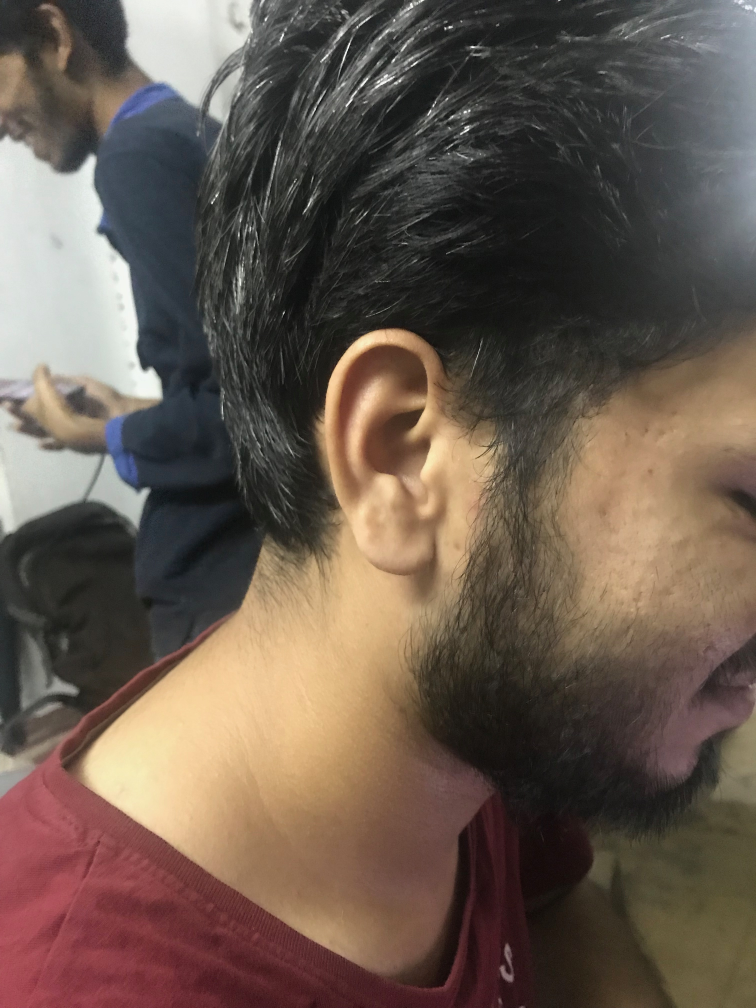
#> input picture IMG_1423.jpeg, 3024 x 4032 px (shown at 1/4 size); its folder holds only this picture in this run
$ python -i Final.py   (imports and definitions only)   (older library calls are emulated)
#> lines starting #> are read from the running program, lines starting #| are printed output that depends on the picture
import sys
import os
import logging
import numpy as np
import matplotlib.cm as cm
import matplotlib.pyplot as plt
sys.path.append ("..")
from PIL import Image


def read_images ( path , sz = None ):
 c = 0
 X ,y = [] , []
 for dirname , dirnames , filenames in os.walk(path):
   for subdirname in dirnames:
     subject_path = os.path.join(dirname, subdirname)
     for filename in os.listdir(subject_path):
       try :
         im = Image.open(os.path.join(subject_path , filename ))

         im = im.convert ("L")
         # resize to given size (if given )
         if ( sz is not None ):
           im = im.resize(sz, Image.ANTIALIAS )

         X.append(np.asarray(im, dtype = np.uint8))
         tmp=subdirname.split("_")
         y.append(int(tmp[0]))

         #y.append(c)
       except IOError as e:
          errno, strerror = e.args
          print ("I/O error({0}): {1}".format(errno, strerror))
       except :
         print ("Unexpected error:", sys.exc_info()[0])
         raise
     c = c+1
     #print (X)
 return [X , y]


'''def read_images ( path , sz = None ):
 c = 0
 X ,y = [] , []
 for dirname , dirnames , filenames in os.walk(path):
   for subdirname in dirnames:
     subject_path = os.path.join(dirname, subdirname)
     for filename in os.listdir(subject_path):
       try :
         im = Image.open(os.path.join(subject_path , filename ))

         im = im.convert ("L")
         # resize to given size (if given )
         if ( sz is not None ):
           im = im.resize(sz, Image.ANTIALIAS )

         X.append(np.asarray(im, dtype = np.uint8))
         y.append(c)
       except IOError :

          print ("I/O error({0}): {1}".format(errno, strerror))
       except :
         print ("Unexpected error:", sys.exc_info()[0])
         raise
     c = c+1
     #print (X)
 return [X , y]
'''


def asRowMatrix (X) :
    if len (X) == 0:
        return np . array ([])
    mat = np.empty((0 , X [0]. size ), dtype = X [0].dtype)
    for row in X:
        mat = np.vstack((mat,np.asarray(row).reshape (1 , -1)))
    return mat


# [35 lines left out: functions asColumnMatrix, project, reconstruct, normalize, not called in this run]


def create_font(fontname ='Tahoma ', fontsize =10) :
   return { 'fontname': fontname , 'fontsize': fontsize }

# [19 lines left out: function subplot, not called in this run]


class AbstractDistance ( object ):
     def __init__ ( self , name ):
       self . _name = name
     def __call__ ( self ,p ,q):
       raise NotImplementedError (" Every AbstractDistance must implement the __call__method .")
     @property
     def name ( self ) :
       return self . _name


     def __repr__ ( self ) :
       return self . _name

class EuclideanDistance ( AbstractDistance ) :

    def __init__ ( self ) :
        AbstractDistance . __init__ ( self ," EuclideanDistance ")

    # [4 lines left out: function __call__, not called in this run]


class CosineDistance ( AbstractDistance ):

    def __init__ ( self ) :
        AbstractDistance . __init__ ( self ," CosineDistance ")

    # [4 lines left out: function __call__, not called in this run]


class BaseModel ( object ):
  # [8 lines left out: function __init__, not called in this run]
  def compute ( self , X , y):
      raise NotImplementedError (" Every BaseModel must implement the compute method .")
  # [25 lines left out: function predict, not called in this run]


class EigenfacesModel ( BaseModel ):
    # [65 lines left out: functions __init__, compute, pca, lda, not called in this run]


def fisherfaces (X ,y , num_components =0) :
    y = np . asarray (y)
    [n , d] = X . shape
    c = len ( np . unique (y ))
    [ eigenvalues_pca , eigenvectors_pca , mu_pca ] = pca (X , y , (n -c ))
    [ eigenvalues_lda , eigenvectors_lda ] = lda ( project ( eigenvectors_pca , X , mu_pca ) , y ,
                                                                                        num_components )
    eigenvectors = np . dot ( eigenvectors_pca , eigenvectors_lda )
    return [ eigenvalues_lda , eigenvectors , mu_pca ]


class FisherfacesModel ( BaseModel ):

    # [11 lines left out: functions __init__, compute, not called in this run]


def LdaAnalysis(CropImg) :


    [X , y] = read_images (r"C:\Users\kshit\Anaconda3\envs\tf_gpu\Lib\site-packages\tensorflow\models\research\deeplab\facerec-master\py\facerec\data\images",(150,150))
    [D , W , mu ] = fisherfaces ( asRowMatrix (X) , y)

    namelist =['AAKASH', 'KSHITIJ', 'MIHIR', 'SHREYAS', 'UJWAL', 'SHUBHANGI', 'AAYUSH', 'ADITYA', 'AKSHAY', 'AMAN', 'ANKIT', 'KUMAR', 'GANESH',
               'HARSHAL', 'MANISH', 'NIKHIL','NISHANT','PRANAV','PRANCHIT','PRASAD','PUSHKAR','RAMTEKE','RAUT','SANKET','SAURABH','SHUBHAM','SITESH']


    model = FisherfacesModel ( X [:] , y [:])


    #[X1 , y1] = read_images(r"C:\Users\kshit\Desktop\facerec-master\py\facerec\data\imagestest",(150,150))
    CropImg = CropImg.convert("L")
    CropImg = CropImg.resize((150,150), Image.ANTIALIAS)

    CropImg = np.asarray(CropImg,dtype = np.uint8)

    predic = model.predict(CropImg)
    if predic == 100 :
        return "The Person is not in the database"

    else :
        return "The person in image is {}".format(namelist[predic])


>>> import cv2
>>> picture = cv2.imread('IMG_1423.jpeg', cv2.IMREAD_GRAYSCALE)
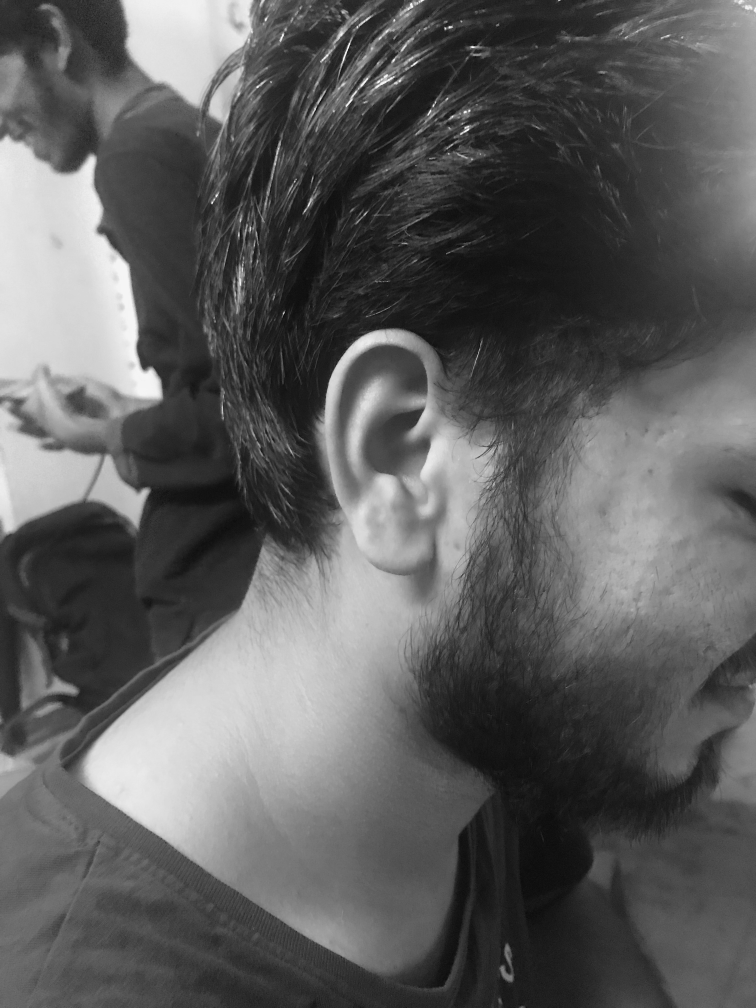
#> picture: shape (4032, 3024) (shown at 1/4 size); min 0, max 254, mean 92.8
>>> result = LdaAnalysis(picture)
#> (the run stopped early here; a loop or call above may not have finished)

$ run again, on IMG_1772.jpeg
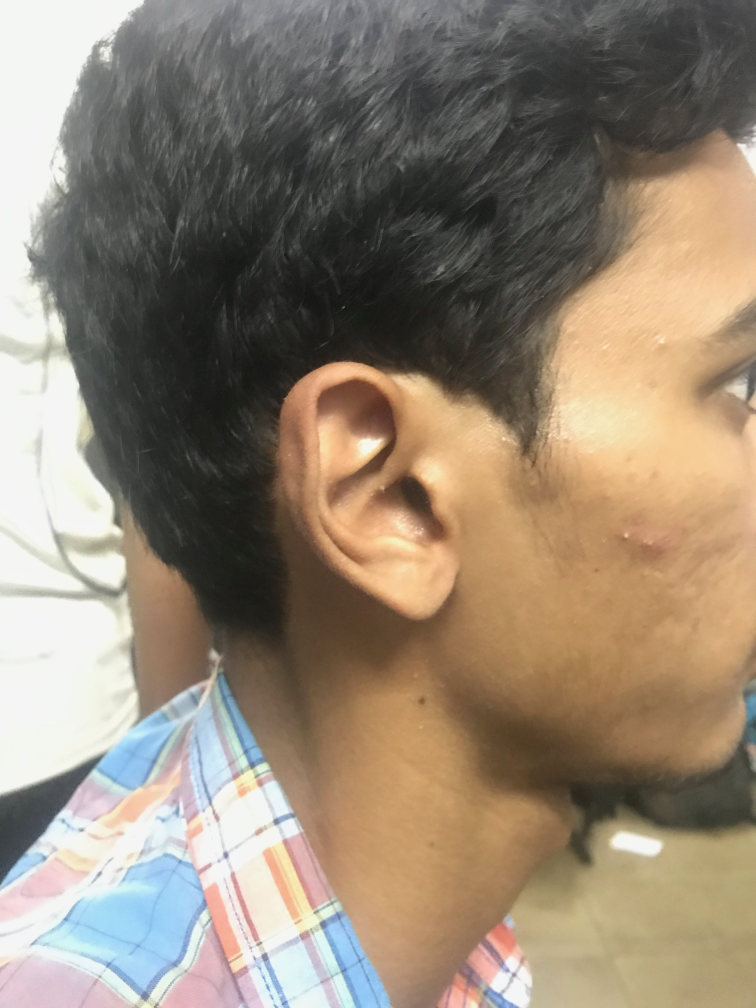
#> input picture IMG_1772.jpeg, 3024 x 4032 px (shown at 1/4 size)
#> `picture = cv2.imread('IMG_1423.jpeg', cv2.IMREAD_GRAYSCALE)`:
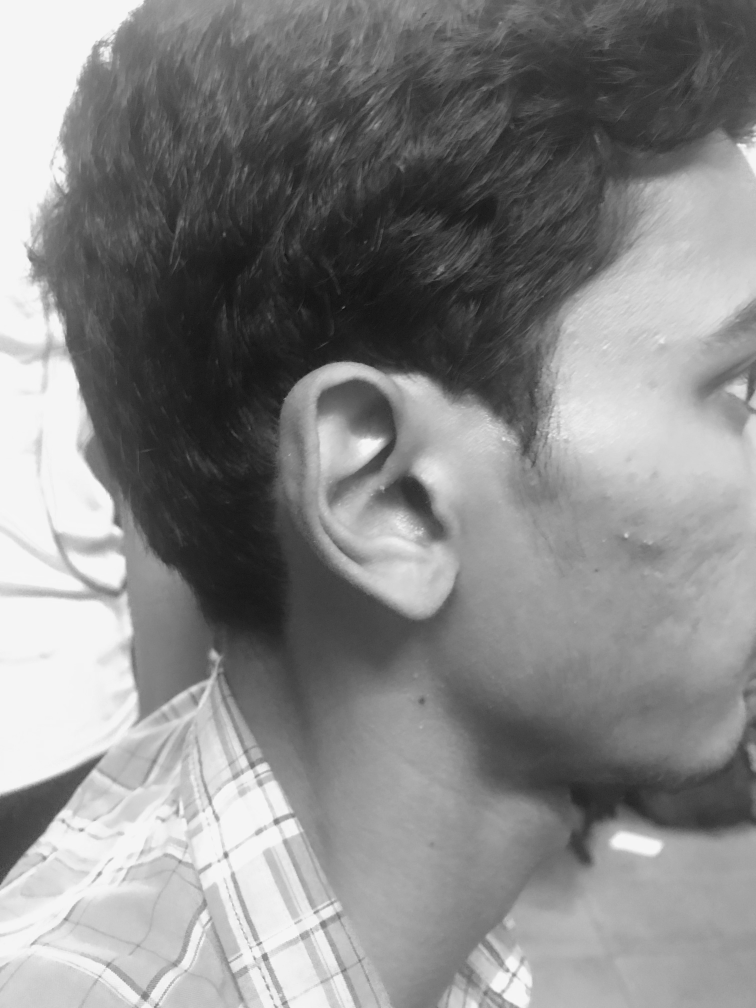
#> picture: shape (4032, 3024) (shown at 1/4 size); min 0, max 249, mean 135.6

$ run again, on IMG_1951.jpeg
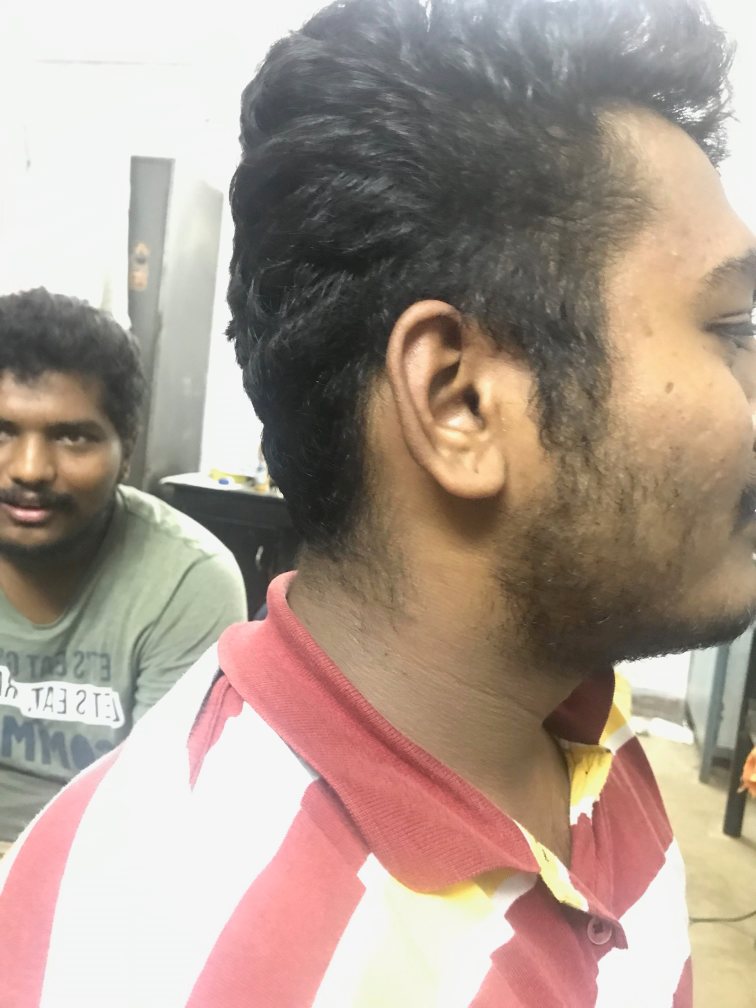
#> input picture IMG_1951.jpeg, 3024 x 4032 px (shown at 1/4 size)
#> `picture = cv2.imread('IMG_1423.jpeg', cv2.IMREAD_GRAYSCALE)`:
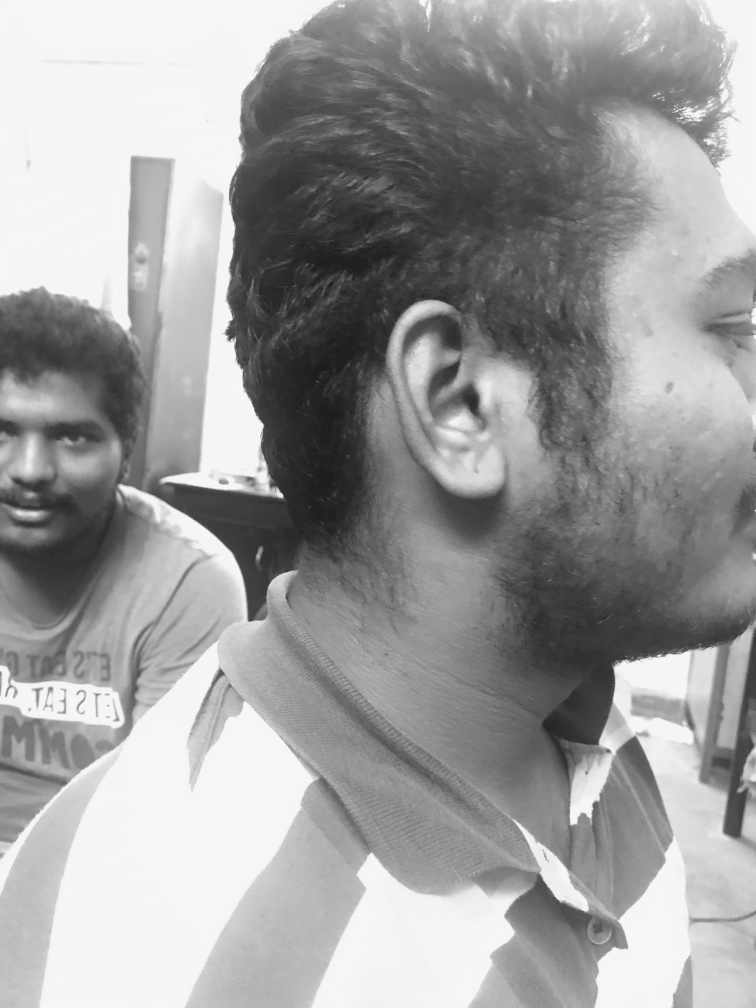
#> picture: shape (4032, 3024) (shown at 1/4 size); min 0, max 255, mean 157.4

$ run again, on IMG_2056.jpeg
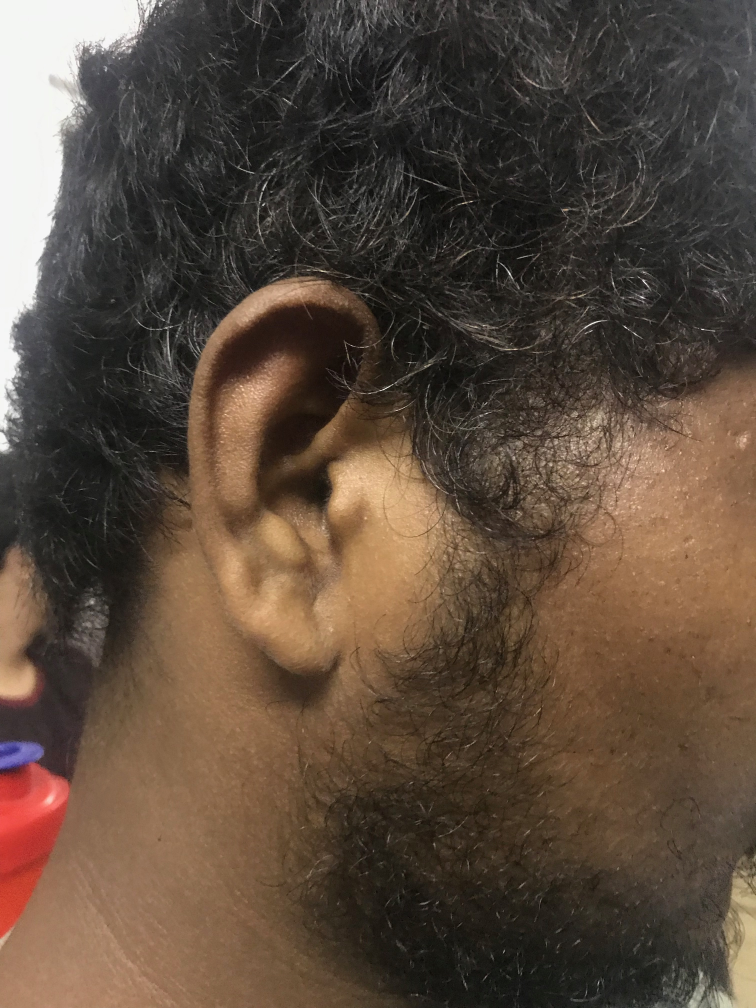
#> input picture IMG_2056.jpeg, 3024 x 4032 px (shown at 1/4 size)
#> `picture = cv2.imread('IMG_1423.jpeg', cv2.IMREAD_GRAYSCALE)`:
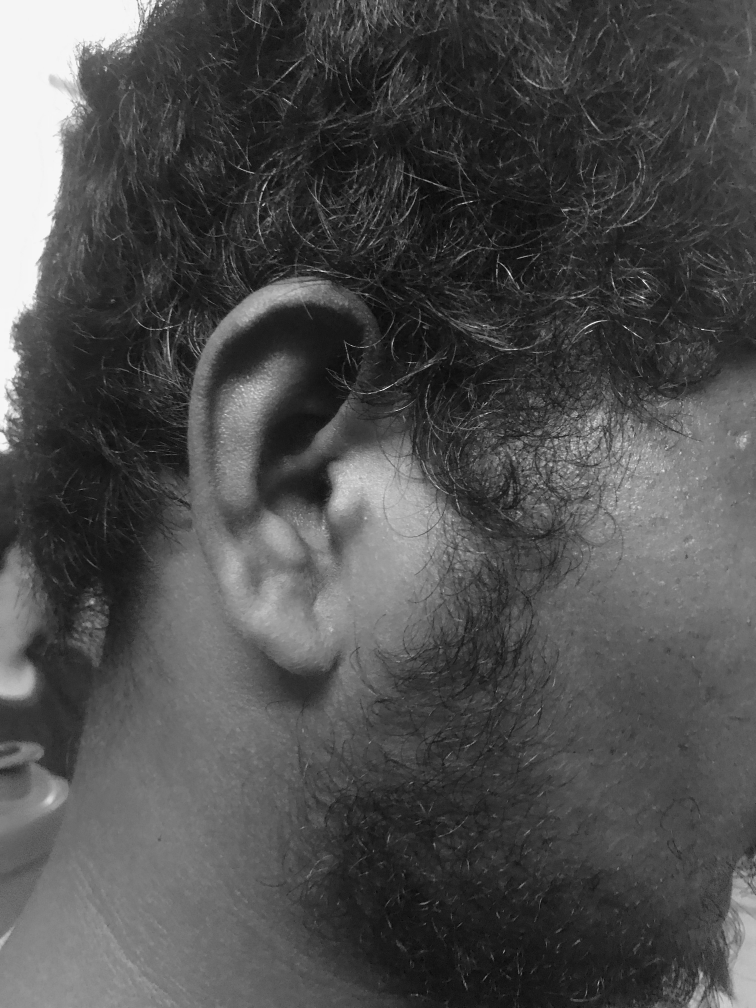
#> picture: shape (4032, 3024) (shown at 1/4 size); min 0, max 254, mean 78.1
